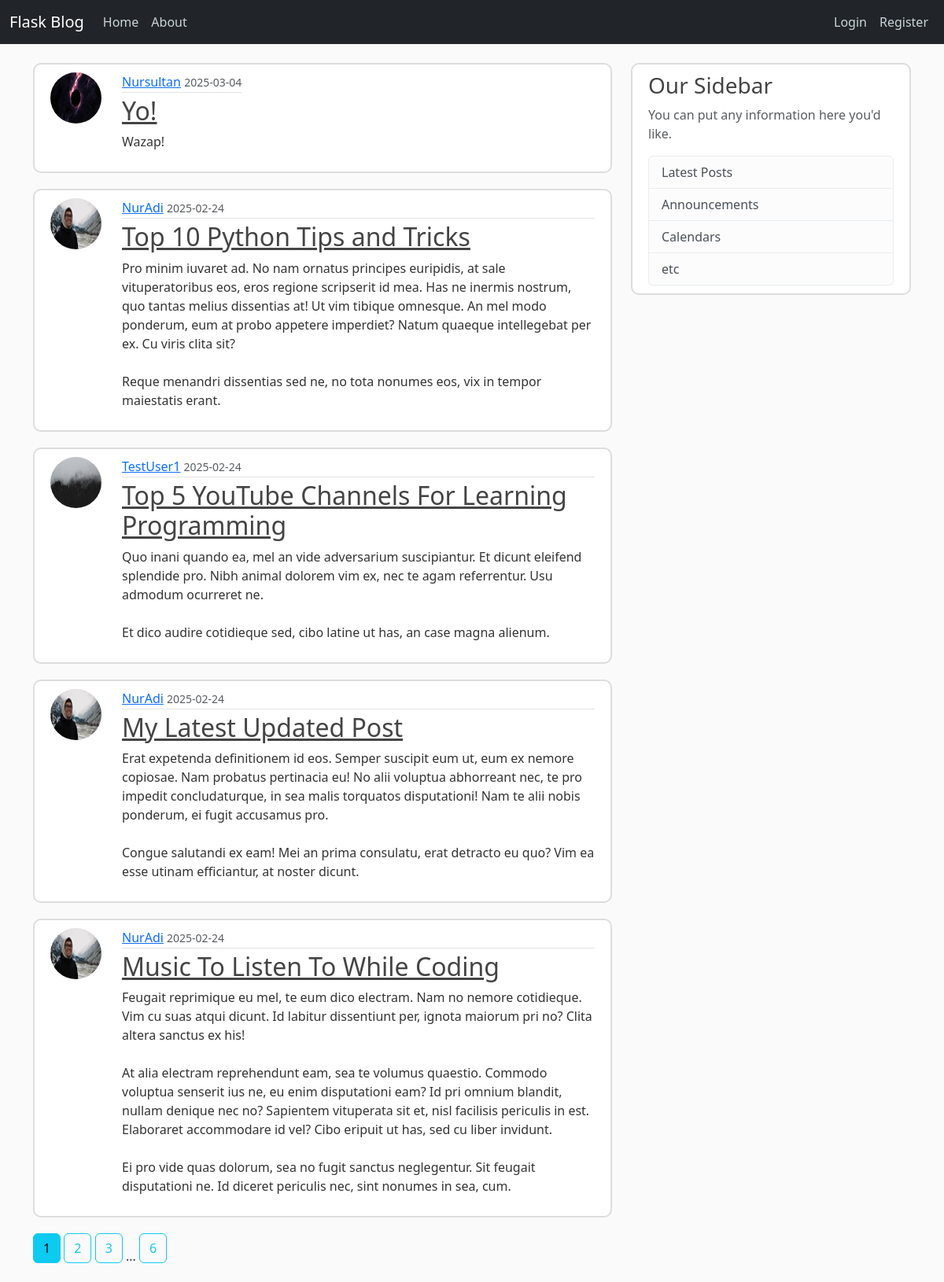
The page /home on the database its author committed.
### flaskblog/models.py (models this page shows, shortened)
class Post(db.Model):
    id = db.Column(db.Integer, primary_key=True)
    title = db.Column(db.String(20), nullable=False)
    date_posted = db.Column(db.DateTime, nullable=False, default=datetime.now)
    content = db.Column(db.Text, nullable=False)
    user_id = db.Column(db.Integer, db.ForeignKey('user.id'), nullable=False)

class User(db.Model, UserMixin):
    id = db.Column(db.Integer, primary_key=True)
    username = db.Column(db.String(20), unique=True, nullable=False)
    email = db.Column(db.String(120), unique=True, nullable=False)
    image_file = db.Column(db.String(20), nullable=False, default='default.jpg')
    password = db.Column(db.String(60), nullable=False)
    posts = db.relationship('Post', backref='author', lazy=True)

### flaskblog/main/routes.py (the view)
@main.route('/')
@main.route('/home')
def home():
    page = request.args.get('page', 1, type=int)
    posts = Post.query.order_by(Post.date_posted.desc()).paginate(page=page, per_page=5)
    return render_template('home.html', posts=posts)

### flaskblog/templates/home.html
{% extends 'layout.html' %}
{% block content %}
    {% for post in posts %}
        <article class="media content-section">
            <img class="rounded-circle article-img" src="{{ url_for('static', filename='profile_pics/' + post.author.image_file) }}">
          <div class="media-body">
            <div class="article-metadata">
              <a class="mr-2" href="{{ url_for('users.user_posts', username=post.author.username) }}">{{ post.author.username }}</a>
              <small class="text-muted">{{ post.date_posted.strftime('%Y-%m-%d') }}</small>
            </div>
            <h2><a class="article-title" href="{{ url_for('posts.post', post_id=post.id )}}">{{ post.title }}</a></h2>
            <p class="article-content">{{ post.content }}</p>
          </div>
        </article>
    {% endfor %}
    {% for page_num in posts.iter_pages(left_edge=1, right_edge=1, left_current=1, right_current=2) %}
        {% if page_num %}
            {% if page_num == posts.page %}
                <a class="btn btn-info mb-4" href="{{ url_for('main.home', page=page_num) }}">{{ page_num }}</a>
            {% else %}
                <a class="btn btn-outline-info mb-4" href="{{ url_for('main.home', page=page_num) }}">{{ page_num }}</a>
            {% endif %}
        {% else %}
            ...
        {% endif %}
    {% endfor %}
{% endblock content %}

### flaskblog/static/main.css (style rules this page uses)
body { background: #fafafa; color: #333333; margin-top: 5rem; }
h1, h2, h3, h4, h5, h6 { color: #444444; }
.content-section { background: #ffffff; padding: 10px 20px; border: 2px solid #dddddd; border-radius: 10px; margin-bottom: 20px; }
.article-title { color: #444444; }
.article-content { white-space: pre-line; }
.article-img { height: 65px; width: 65px; margin-right: 16px; }
.article-metadata { padding-bottom: 1px; margin-bottom: 4px; border-bottom: 1px solid #e3e3e3 }
.media { display: flex; align-items: left; }
.media-body { margin-left: 10px; }

### rows shown on the page
Post: image_file (picture), author.username "Nursultan", date_posted "2025-03-04", title "Yo!", content "Wazap!"
Post: image_file (picture), author.username "NurAdi", date_posted "2025-02-24", title "Top 10 Python Tips and Tricks", content "Pro minim iuvaret ad. No nam ornatus principes euripidis, at sale vituperatoribus eos, eros regione scripserit id mea. Has ne inermis nostrum, quo tantas melius dissentias at! Ut vim tibique omnesque. An mel modo ponderum, eum at probo appetere imperdiet? Natum quaeque intellegebat per ex. Cu viris clita sit? Reque menandri dissentias sed ne, no tota nonumes eos, vix in tempor maiestatis erant."
Post: image_file (picture), author.username "TestUser1", date_posted "2025-02-24", title "Top 5 YouTube Channels For Learning Programming", content "Quo inani quando ea, mel an vide adversarium suscipiantur. Et dicunt eleifend splendide pro. Nibh animal dolorem vim ex, nec te agam referrentur. Usu admodum ocurreret ne. Et dico audire cotidieque sed, cibo latine ut has, an case magna alienum."
Post: image_file (picture), author.username "NurAdi", date_posted "2025-02-24", title "My Latest Updated Post", content "Erat expetenda definitionem id eos. Semper suscipit eum ut, eum ex nemore copiosae. Nam probatus pertinacia eu! No alii voluptua abhorreant nec, te pro impedit concludaturque, in sea malis torquatos disputationi! Nam te alii nobis ponderum, ei fugit accusamus pro. Congue salutandi ex eam! Mei an prima consulatu, erat detracto eu quo? Vim ea esse utinam efficiantur, at noster dicunt."
Post: image_file (picture), author.username "NurAdi", date_posted "2025-02-24", title "Music To Listen To While Coding", content "Feugait reprimique eu mel, te eum dico electram. Nam no nemore cotidieque. Vim cu suas atqui dicunt. Id labitur dissentiunt per, ignota maiorum pri no? Clita altera sanctus ex his! At alia electram reprehendunt eam, sea te volumus quaestio. Commodo voluptua senserit ius ne, eu enim disputationi eam? Id pri omnium blandit, nullam denique nec no? Sapientem vituperata sit et, nisl facilisis periculis in est. Elaboraret accommodare id vel? Cibo eripuit ut has, sed cu liber invidunt. Ei pro vide quas dolorum, sea no fugit sanctus neglegentur. Sit feugait disputationi ne. Id diceret periculis nec, sint nonumes in sea, cum."

### other values the page prints
{{ page_num }} "1"
{{ page_num }} "2" "3" "6"
